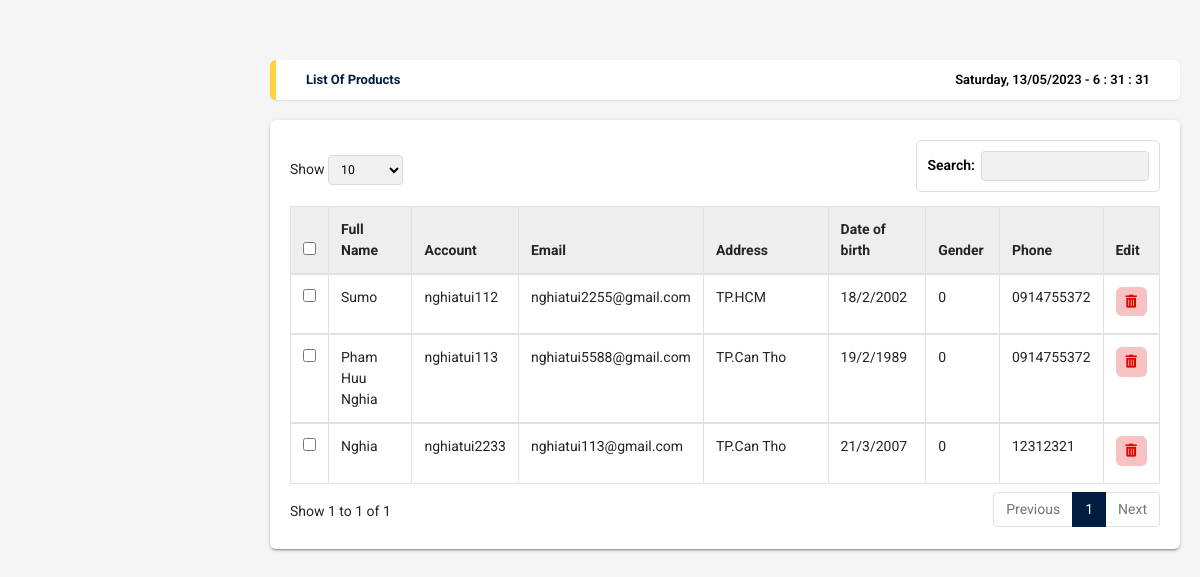
Page /admin/table-data-customer.php on the committed database.
### tables this page shows
CREATE TABLE `customer` (
  `CustomerName` varchar(30) DEFAULT NULL,
  `Gender` int(11) DEFAULT NULL,
  `Address` varchar(100) DEFAULT NULL,
  `Phone` varchar(50) DEFAULT NULL,
  `Email` varchar(50) DEFAULT NULL,
  `Day` int(11) DEFAULT NULL,
  `Month` int(11) DEFAULT NULL,
  `Year` int(11) DEFAULT NULL,
  `UserName` varchar(20) NOT NULL,
  `Password` varchar(40) DEFAULT NULL,
  `date_created` timestamp NULL DEFAULT NULL
);

### admin/table-data-customer.php (the view, shortened to what this page needs)
<!DOCTYPE html>
<html lang="en">
<head>
  <link rel="stylesheet" type="text/css" href="css/main.css" />
  <link rel="stylesheet" href="https://cdn.jsdelivr.net/npm/boxicons@latest/css/boxicons.min.css" />
  <link rel="stylesheet" href="https://unpkg.com/boxicons@latest/css/boxicons.min.css" />
  <link rel="stylesheet" type="text/css" href="https://maxcdn.bootstrapcdn.com/font-awesome/4.7.0/css/font-awesome.min.css" />
  <link rel="stylesheet" href="https://use.fontawesome.com/releases/v5.8.2/css/all.css" />
  <link rel="stylesheet" href="https://cdnjs.cloudflare.com/ajax/libs/jquery-confirm/3.3.2/jquery-confirm.min.css" />
</head>
<body onload="time()" class="app sidebar-mini rtl">
  <main class="app-content">
    <div class="app-title">
      <ul class="app-breadcrumb breadcrumb side">
        <li class="breadcrumb-item active"><a href="#"><b>List Of Products</b></a></li>
      </ul>
      <div id="clock"></div>
    </div>
    <div class="row">
      <div class="col-md-12">
        <div class="tile">
          <div class="tile-body">
            <table class="table table-hover table-bordered js-copytextarea" id="sampleTable">
              <thead>
                <tr>
                  <th width="10"><input type="checkbox" id="all" /></th>
                  <th width="150">Full Name</th>
                  <th>Account</th>
                  <th>Email</th>
                  <th width="300">Address</th>
                  <th width="120">Date of birth</th>
                  <th>Gender</th>
                  <th>Phone</th>
                  <th>Edit</th>
                </tr>
              </thead>
              <?php
              $sql = "SELECT *FROM customer";
              $result = mysqli_query($Connect, $sql);
              while ($row = mysqli_fetch_array($result)) {
              ?>
                <tbody>
                  <tr>
                    <td width="10">
                      <input type="checkbox" name="check1" value="1" />
                    </td>
                    <td><?php echo $row["CustomerName"] ?></td>
                    <td><?php echo $row["UserName"] ?></td>
                    <td><?php echo $row["Email"] ?></td>
                    <td><?php echo $row["Address"] ?></td>
                    <td><?php echo $row["Day"]; ?>/<?php echo $row["Month"]; ?>/<?php echo $row["Year"]; ?></td>
                    <td><?php echo $row["Gender"] ?></td>
                    <td><?php echo $row["Phone"] ?></td>
                    <td class="table-td-center">
                      <button class='btn btn-primary btn-sm trash' onclick='deleteCustomer( "<?php echo urlencode($row["UserName"]); ?>" )' type='button' title='Delete'><i class='fas fa-trash-alt'></i></button>
                    </td>
                  </tr>
                </tbody>
              <?php
              }
              ?>
            </table>
          </div>
        </div>
      </div>
    </div>
  </main>
</body>
</html>

### rows in the picture
customer: CustomerName "Sumo", UserName "nghiatui112", Email "nghiatui2255@gmail.com", Address "TP.HCM", Day "18", Month "2", Year "2002", Gender "0", Phone "0914755372"
customer: CustomerName "Pham Huu Nghia", UserName "nghiatui113", Email "nghiatui5588@gmail.com", Address "TP.Can Tho", Day "19", Month "2", Year "1989", Gender "0", Phone "0914755372"
customer: CustomerName "Nghia", UserName "nghiatui2233", Email "nghiatui113@gmail.com", Address "TP.Can Tho", Day "21", Month "3", Year "2007", Gender "0", Phone "12312321"
